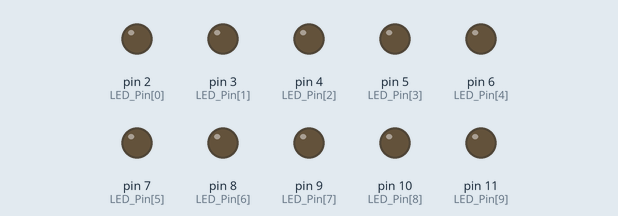
This sketch was run on a simulated Arduino Uno, built with avr-gcc and run on an emulated ATmega328P. On the bench: output pins drawn as LEDs (lit = HIGH).

Above: at 0.2 s.
At 1.2 s:
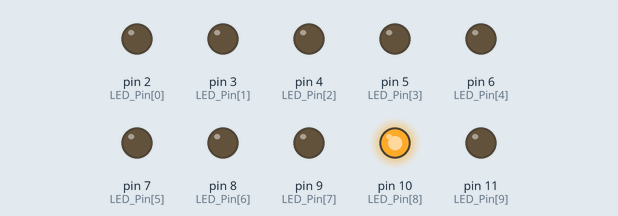
At 3.2 s:
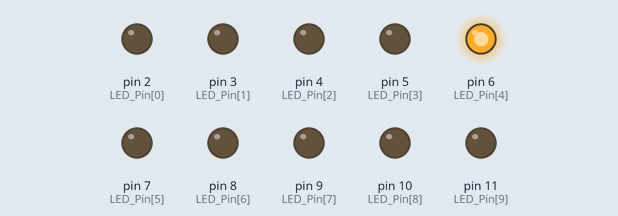
At 5.5 s:
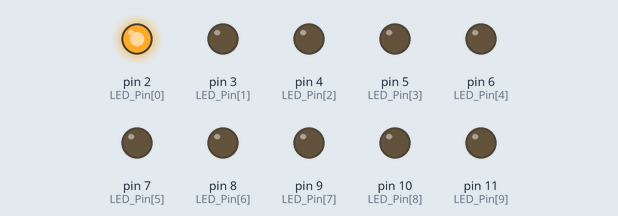
At 9.2 s:
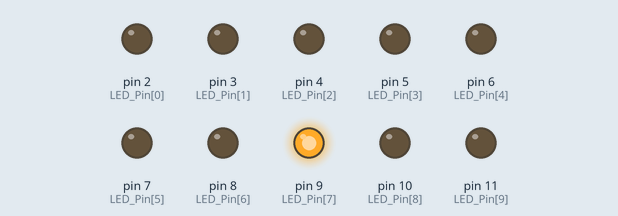
At 13.2 s:
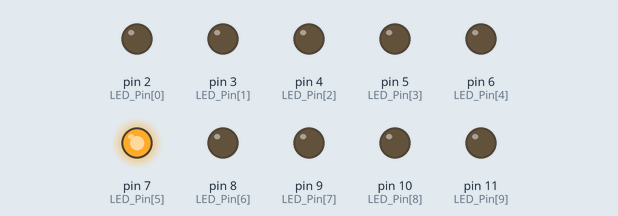
Timing chart, 0 to 13.7 s (numbered marks = the images above):
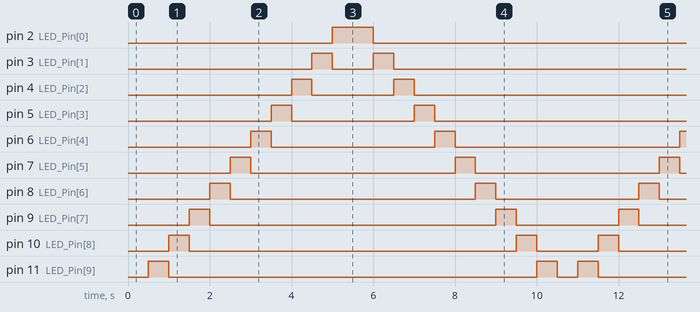

The sketch:

lab_exercise_1_11.ino
```cpp
int LED_Pin[ ] = {2, 3, 4, 5, 6, 7, 8, 9, 10, 11, 12};

void setup() {
  for (int i = 0; i < 10; i++) {
    pinMode(LED_Pin[i], OUTPUT);
  }
}


void loop() {
  for (int i = 10; i >= 0; i--) {
    digitalWrite(LED_Pin[i], HIGH);
    delay(500);
    digitalWrite(LED_Pin[i], LOW);
  }
  for (int i = 0; i < 10; i++) {
    digitalWrite(LED_Pin[i], HIGH);
    delay(500);
    digitalWrite(LED_Pin[i], LOW);
  }
}
```

Measured:
- by itself, pin 2 (LED_Pin[0]): alternates HIGH for 1.0 s and LOW for 9.5 s
- by itself, pin 3 (LED_Pin[1]): repeats every 10.5 s: LOW 1.0 s, HIGH 0.50 s, LOW 8.5 s, HIGH 0.50 s
- by itself, pin 4 (LED_Pin[2]): repeats every 10.5 s: LOW 2.0 s, HIGH 0.50 s, LOW 7.5 s, HIGH 0.50 s
- by itself, pin 5 (LED_Pin[3]): repeats every 10.5 s: LOW 3.0 s, HIGH 0.50 s, LOW 6.5 s, HIGH 0.50 s
- by itself, pin 6 (LED_Pin[4]): repeats every 10.5 s: LOW 4.0 s, HIGH 0.50 s, LOW 5.5 s, HIGH 0.50 s
- by itself, pin 7 (LED_Pin[5]): alternates HIGH for 0.50 s and LOW for 5.0 s
- by itself, pin 8 (LED_Pin[6]): repeats every 10.5 s: LOW 6.0 s, HIGH 0.50 s, LOW 3.5 s, HIGH 0.50 s
- by itself, pin 9 (LED_Pin[7]): repeats every 10.5 s: LOW 7.0 s, HIGH 0.50 s, LOW 2.5 s, HIGH 0.50 s
